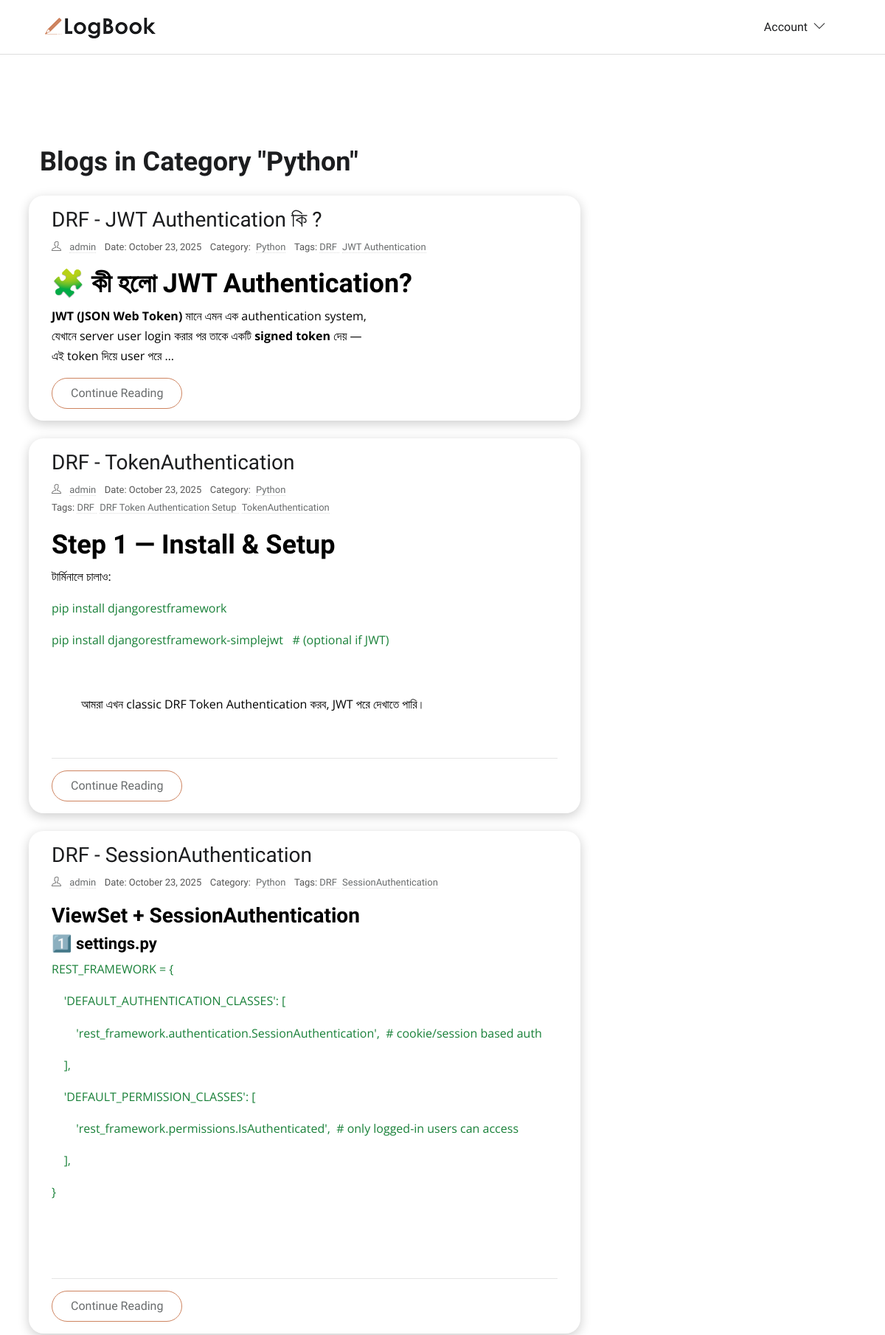
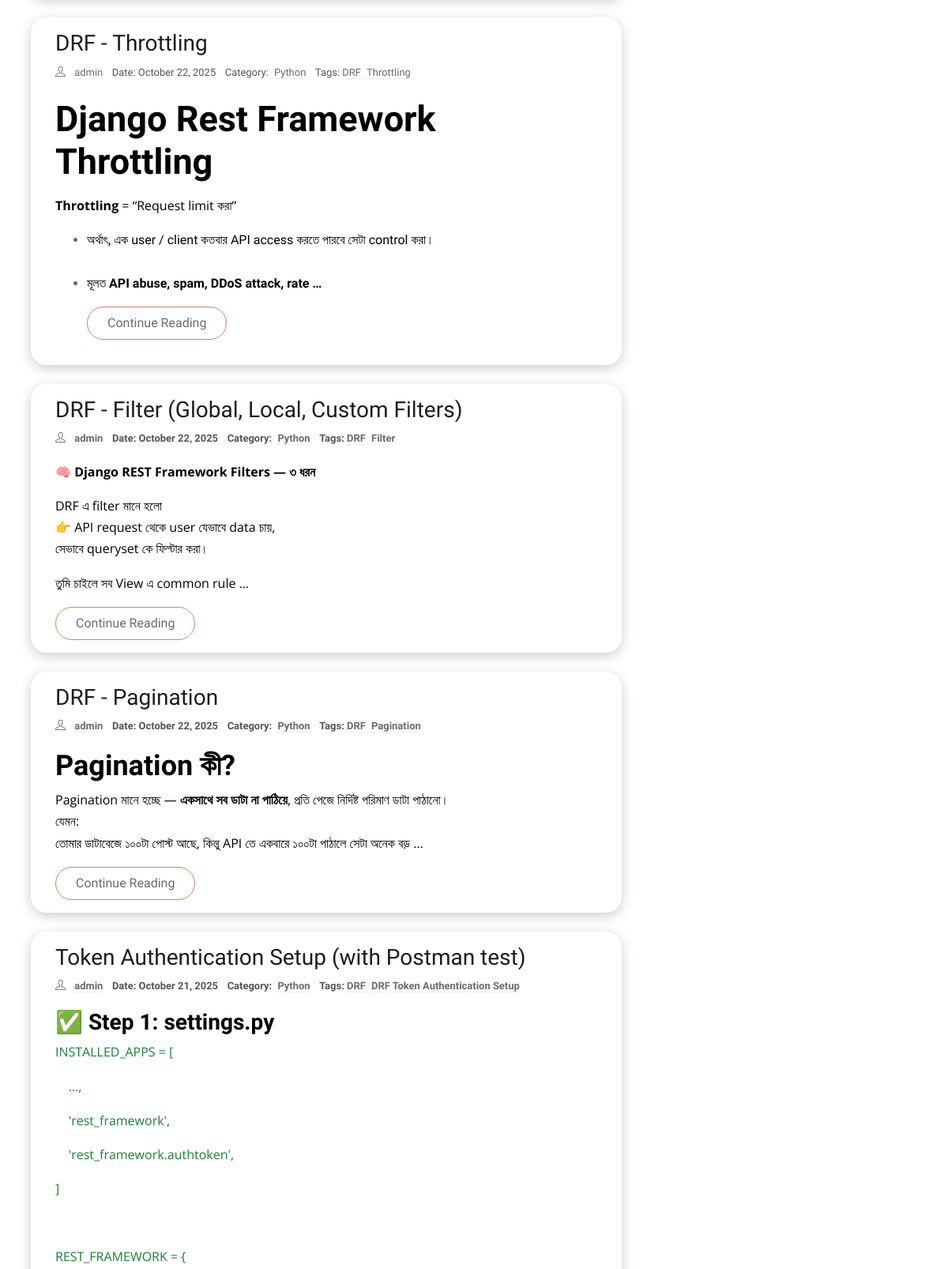
The page /category/python/ (upper part) on the database its author committed (2 pictures, top to bottom).
### blog/models.py (models this page shows, shortened)
class Category(models.Model):
    title = models.CharField(max_length=50, unique=True, db_index=True)
    slug = models.SlugField(unique=True, blank=True, null=True, max_length=300)
    def __str__(self):
        return self.title
    class Meta:
        verbose_name = "Category"
        verbose_name_plural = "Categories"

class Blog(models.Model):
    author = models.ForeignKey(
        settings.AUTH_USER_MODEL, related_name='user_blogs', on_delete=models.CASCADE
    )
    title = models.CharField(max_length=100, unique=True)
    slug = models.SlugField(unique=True, blank=True, null=True, max_length=300)
    content = RichTextUploadingField()
    category = models.ForeignKey(
        Category,
        related_name='category_blogs',
        on_delete=models.CASCADE
    )
    tags = models.ManyToManyField(Tag, related_name='tag_blogs')
    created_date = models.DateTimeField(auto_now_add=True)
    updated_date = models.DateTimeField(auto_now=True)
    class Meta:
        ordering = ['-created_date']
        indexes = [models.Index(fields=['title','created_date'])]
    class Meta:
        ordering = ['-created_date']
        indexes = [models.Index(fields=['title','created_date'])]
    def get_absolute_url(self):
        return reverse('blog-detail', kwargs={'slug': self.slug})

class Tag(models.Model):
    title = models.CharField(max_length=50, unique=True, db_index=True)
    slug = models.SlugField(unique=True, blank=True, null=True, max_length=300)

### account/models.py (models this page shows, shortened)
class CustomUser(AbstractBaseUser, PermissionsMixin):
    email = models.EmailField(unique=True)
    username = models.CharField(max_length=50)
    first_name = models.CharField(max_length=50, blank=True)
    last_name = models.CharField(max_length=50, blank=True)
    is_active = models.BooleanField(default=False)  # For Mail Verification
    is_staff = models.BooleanField(default=False)
    date_joined = models.DateTimeField(default=timezone.now)
    objects = CustomUserManager()
    USERNAME_FIELD = 'email'      # login field
    REQUIRED_FIELDS = ['username']  # required when creating superuser

### blog/views.py (the view)
# urls.py: path('category/<slug:slug>/', CategoryBlogsView.as_view(), name='category-blogs'),
class CategoryBlogsView(ListView):
    model = Blog
    template_name = 'blog/category_blogs.html'
    context_object_name = 'category_blogs'
    def get_queryset(self):
        start = time.time()
        self.category = get_object_or_404(Category, slug=self.kwargs['slug'])
        queryset = self.category.category_blogs.all()
        list(queryset)  # queryset evaluate
        duration = time.time() - start
        print(f"📊 Category query time: {duration:.4f} seconds")
        return queryset
    def get_context_data(self, **kwargs):
        context = super().get_context_data(**kwargs)
        context['category'] = self.category
        return context

### blog/context_processors.py (called while the page is built)
def get_all_categories(request):
    categories = Category.objects.all()
    return {'categories': categories}

def get_all_tags(request):
    tags = Tag.objects.all()
    return {'tags': tags}

def get_recent_blogs(request):
    recent_blogs = Blog.objects.order_by('-created_date')[:5]
    return {'recent_blogs': recent_blogs}

### templates/blog/category_blogs.html (shortened to what this page needs)
{% extends 'base/base.html' %}
{% load static %}
{% load custom_filters %}
{% block content %}
<section class="section">
    <div class="container p-4">
        <h2 class="mb-4">Blogs in Category "{{ category }}"</h2>
        <div class="row">
            <div class="col-lg-8 mb-5 mb-lg-0">
                {% for blog in category_blogs %}
                <article class="row p-3 mb-4 blog-card">
                    <div class="col-md-12">
                        <h3 class="h3"><a class="post-title" href="{{ blog.get_absolute_url }}">{{ blog.title }}</a>
                        </h3>
                        <ul class="list-inline post-meta mb-2">
                            <li class="list-inline-item"><i class="ti-user mr-2"></i>
                                <a href="{% url 'profile' blog.author.username %}">{{ blog.author.get_full_name|default:blog.author.username }}</a>
                            </li>
                            <li class="list-inline-item">Date: {{ blog.created_date|date:"F d, Y" }}</li>
                           <li class="list-inline-item">
                                Category: <a href="{% url 'category-blogs' blog.category.slug %}" class="ml-1">
                                    {{blog.category.title }}</a>
                            </li>
                            <li class="list-inline-item">
                                Tags:
                                {% for tag in blog.tags.all %}
                                <a href="{% url 'tag-blogs' tag.slug %}" class="mr-1">
                                    {{ tag.title}}
                                </a>
                                {% empty %}
                                No tags
                                {% endfor %}
                            </li>
                        </ul>
                        <p>{{ blog.content|truncatewords:40|safe }}</p>
                        <a href="{{ blog.get_absolute_url }}" class="btn btn-outline-primary">
                            Continue Reading
                        </a>
                    </div>
                </article>
                {% endfor %}
            </div>
        </div>
    </div>
</section>
{% endblock content %}

### static/css/style.css (style rules this page uses)
body { line-height: 1.7; font-family: 'Ubuntu', sans-serif; -webkit-font-smoothing: antialiased; color: #696c6d; font-size: 16px; }
p, .paragraph { font-weight: 400; color: #696c6d; font-size: 16px; line-height: 1.7; font-family: "Open Sans", sans-serif; }
h1, h2, h3, h4, h5, h6 { color: #1c1d1f; font-family: 'Ubuntu', sans-serif; font-weight: 600; line-height: 1.2; }
h1, .h1 { font-size: 45px; }
h2, .h2 { font-size: 36px; }
h3, .h3 { font-size: 28px; }
h4, .h4 { font-size: 22px; }
.btn { font-size: 16px; font-family: 'Ubuntu', sans-serif; text-transform: capitalize; padding: 8px 25px; border-radius: 50px; border: 1px solid; position: relative; z-index: 1; transition: 0.2s ease; }
.btn-outline-primary { background: transparent; color: #696c6d; border-color: #ce8460; }
body { background-color: #fff; overflow-x: hidden; }
a, a:hover, a:focus { text-decoration: none; }
a, button, select { cursor: pointer; transition: 0.2s ease; }
.section { padding-top: 100px; padding-bottom: 100px; }
.post-title { color: #1c1d1f; }
.post-meta li { margin-right: 10px; font-size: 90%; }
.post-meta a { color: #696c6d; border-bottom: 1px dotted #ddd; }
.blog-card { background-color: #ffffff; border-radius: 20px; box-shadow: 0 4px 15px rgba(0, 0, 0, 0.2); padding: 0 30px 30px 30px; transition: transform 0.3s, box-shadow 0.3s; margin-bottom: 30px; }
.blog-card h1 { margin-top: 20px; margin-bottom: 15px; }
.blog-card .post-meta { font-size: 0.9rem; color: #555; margin-bottom: 15px; }

### rows shown on the page
Category: title "Python"
Blog: title "DRF - JWT Authentication কি ?", author.get_full_name "admin", created_date "October 23, 2025", category "Python", content "🧩 কী হলো JWT Authentication? JWT (JSON Web Token) মানে এমন এক authentication system, যেখানে server user login করার পর তাকে একটি signed token দেয় — এই token দিয়ে user পরে …"
Tag: title "DRF"
Tag: title "JWT Authentication"
Blog: title "DRF - TokenAuthentication", author.get_full_name "admin", created_date "October 23, 2025", category "Python", content "Step 1 — Install & Setup টার্মিনালে চালাও: pip install djangorestframework pip install djangorestframework-simplejwt # (optional if JWT) আমরা এখন classic DRF Token Authentication করব, JWT পরে দেখাতে পারি।"
Tag: title "DRF Token Authentication Setup"
Tag: title "TokenAuthentication"
Blog: title "DRF - SessionAuthentication", author.get_full_name "admin", created_date "October 23, 2025", category "Python", content "ViewSet + SessionAuthentication 1️⃣ settings.py REST_FRAMEWORK = { 'DEFAULT_AUTHENTICATION_CLASSES': [ 'rest_framework.authentication.SessionAuthentication', # cookie/session based auth ], 'DEFAULT_PERMISSION_CLASSES': [ 'rest_framework.permissions.IsAuthenticated', # only logged-in users can access ], }"
Tag: title "SessionAuthentication"
Blog: title "DRF - Throttling", author.get_full_name "admin", created_date "October 22, 2025", category "Python", content "Django Rest Framework Throttling Throttling = “Request limit করা” অর্থাৎ, এক user / client কতবার API access করতে পারবে সেটা control করা। মূলত API abuse, spam, DDoS attack, rate …"
Tag: title "Throttling"
Blog: title "DRF - Filter (Global, Local, Custom Filters)", author.get_full_name "admin", created_date "October 22, 2025", category "Python", content "🧠 Django REST Framework Filters — ৩ ধরন DRF এ filter মানে হলো 👉 API request থেকে user যেভাবে data চায়, সেভাবে queryset কে ফিল্টার করা। তুমি চাইলে সব View এ common rule …"
Tag: title "Filter"
Blog: title "DRF - Pagination", author.get_full_name "admin", created_date "October 22, 2025", category "Python", content "Pagination কী? Pagination মানে হচ্ছে — একসাথে সব ডাটা না পাঠিয়ে , প্রতি পেজে নির্দিষ্ট পরিমাণ ডাটা পাঠানো। যেমন: তোমার ডাটাবেজে ১০০টা পোস্ট আছে, কিন্তু API তে একবারে ১০০টা পাঠালে সেটা অনেক বড় …"
Tag: title "Pagination"
Blog: title "Token Authentication Setup (with Postman test)", author.get_full_name "admin", created_date "October 21, 2025", category "Python", content "✅ Step 1: settings.py INSTALLED_APPS = [ ..., 'rest_framework', 'rest_framework.authtoken', ] REST_FRAMEWORK = {"
